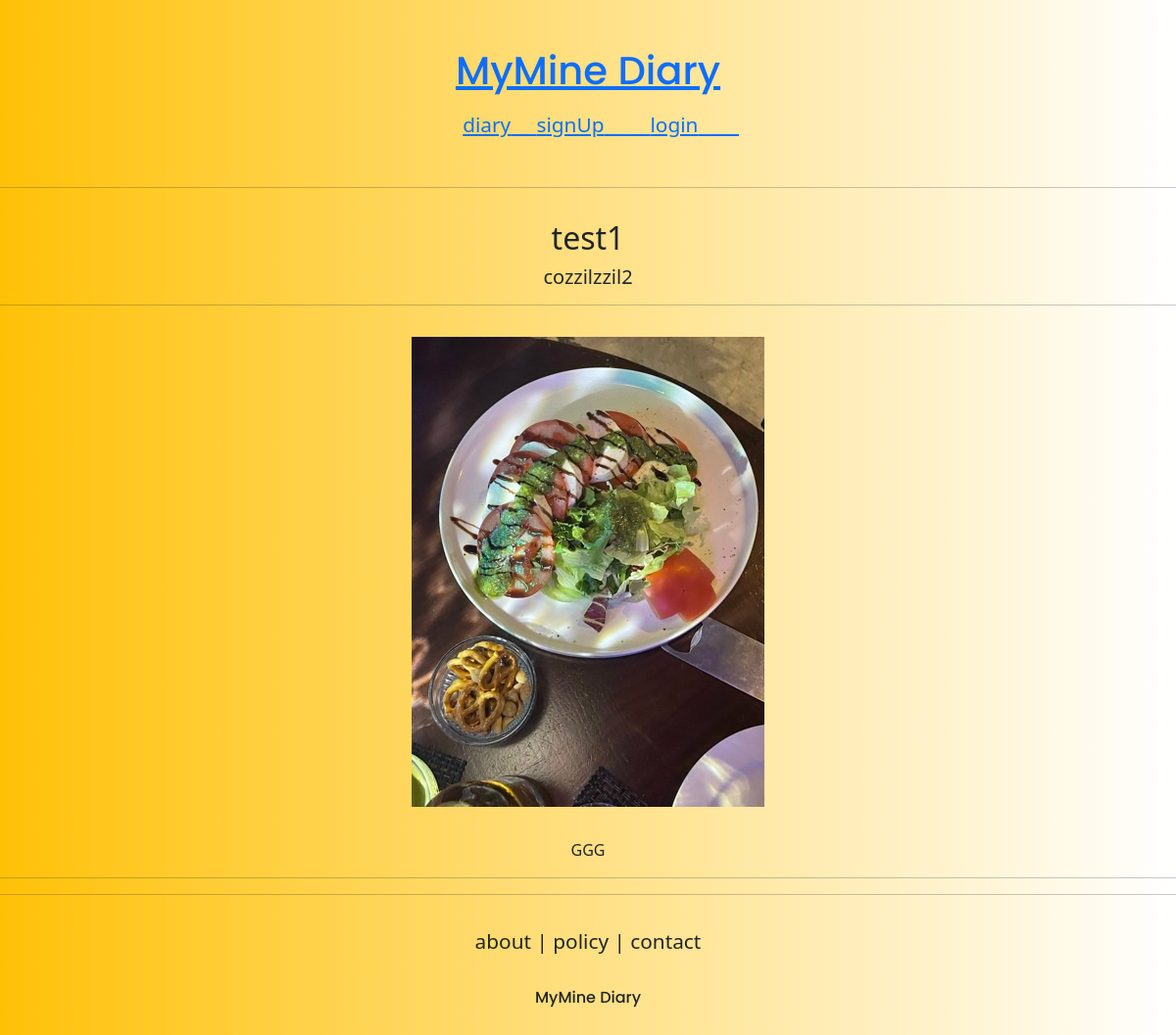
The app's page /posts/detail/29, older data.
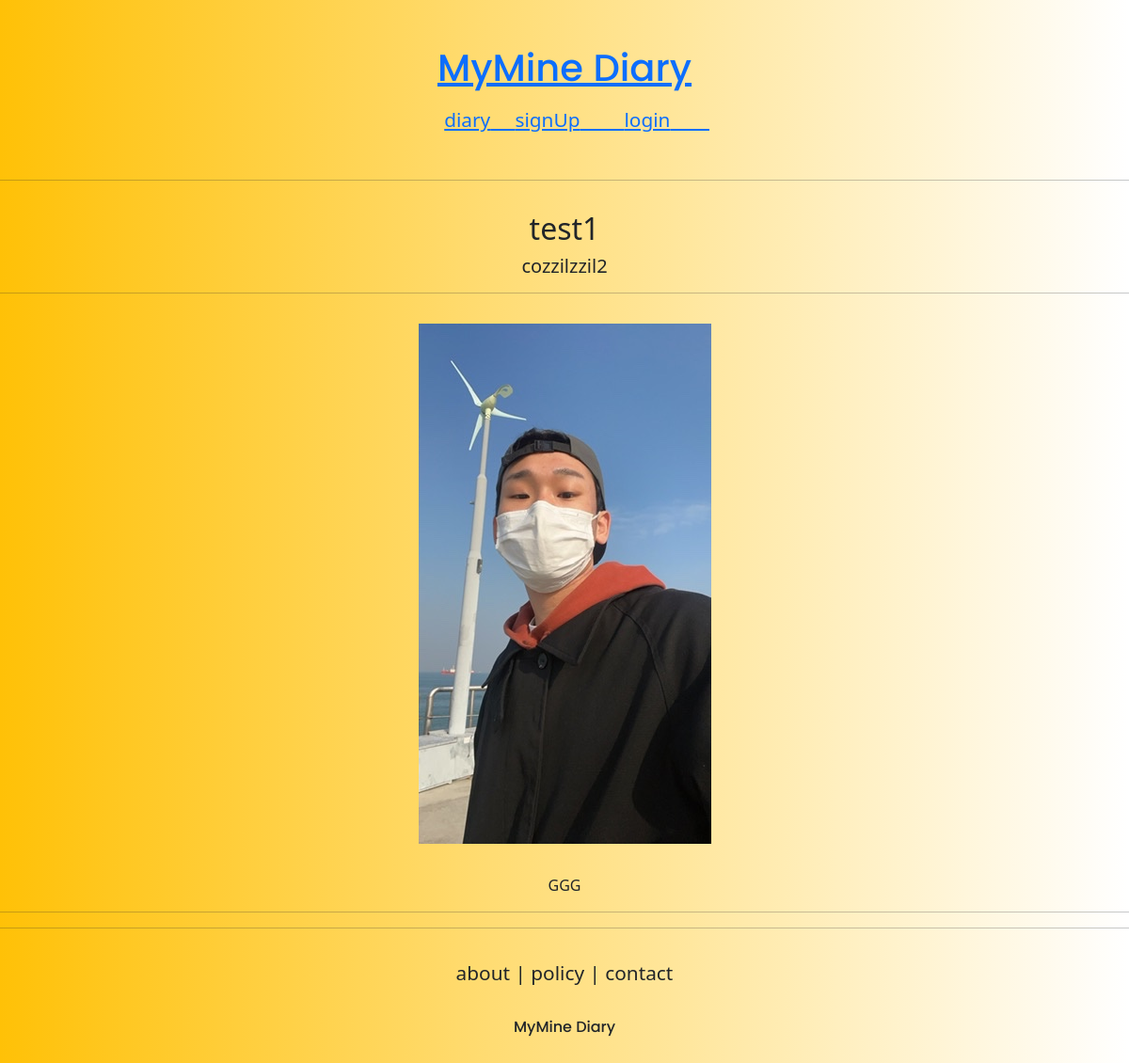
The same page, newer data.
### posts/models.py (models this page shows, shortened)
class Post(models.Model):
    writer = models.ForeignKey(User, on_delete=models.SET_NULL, related_name='post',null=True)
    post_title = models.CharField(max_length=120)
    post_image = models.ImageField(upload_to='posts/',blank=True,null=True)
    post_content = models.TextField(null=True)
    today_date = models.DateTimeField(auto_now_add=True, null=True)

### posts/views.py (the view)
# urls.py: path('detail/<int:pk>', PostDetailView.as_view(), name='detail'),
class PostDetailView(DetailView):
    model = Post
    context_object_name = 'tPost'
    template_name = 'posts/detail.html'

### posts/templates/posts/detail.html (shortened to what this page needs)
{% extends 'base.html' %}
{% block content %}
  <div>
    <div style="text-align:center; margin:2rem auto;">
        <h2>
            {{ tPost.post_title }}
        </h2>
        <h5>
            {{ tPost.writer }}
        </h5>
        <hr>
        <div style="margin: 2rem auto">
            <img src="{{ tPost.post_image.url }}" alt="">
        </div>
            <div>
        <p>
            {{tPost.post_content | safe}}
        </p>
        </div>
        <hr>
{% endblock %}

### templates/base.html (shortened to what this page needs)
<!DOCTYPE html>
<html lang="ko">
{% include 'head.html' %}
<body>
    {% include 'header.html' %}
<hr>
    {% block content %}
    {% endblock %}
<hr>
    {% include 'footer.html' %}
</body>
</html>

### templates/head.html (shortened to what this page needs)
{% load static %}
<head>
     <link href="https://cdn.jsdelivr.net/npm/bootstrap@5.1.3/dist/css/bootstrap.min.css" rel="stylesheet"
>
    <link rel="stylesheet" type="text/css" href="{% static 'base.css' %}">
</head>

### templates/header.html (shortened to what this page needs)
<body style="background: #fff; background: -webkit-linear-gradient(to right, #ffc107, #fff); background: linear-gradient(to right, #ffc107, #fff);">
<div class="mymine_header_div">
    <div class="mymine_header_logo">
    <h1><a class="navbar-title" href="{% url 'accounts:home' %}">MyMine Diary</a></h1>
    </div>
    <div>&emsp;
        <a href="{% url 'posts:index' %}">
        <span>diary</span>&emsp;
        </a>
        {% if not user.is_authenticated %}
        <a href="{% url 'accounts:create' %}">
        <span>signUp</span>&emsp;&emsp;
        </a>
        <a href="{% url 'accounts:login' %}">
            <span>login</span>&emsp;&emsp;
        </a>
        {% endif %}
    </div>
    </div>
</body>

### templates/footer.html
<div class="mymine_footer_div">
    <div style="margin-bottom:2rem">
        <span>about |</span>
        <span>policy |</span>
        <span>contact </span>
    </div>
    <div>
        <h6 class="mymine_footer_logo">MyMine Diary</h6>
    </div>
    </div>

### static/base.css (style rules this page uses)
.mymine_footer_logo { font-family: 'Poppins', sans-serif; }
.mymine_header_logo { font-family: 'Poppins', sans-serif; margin-bottom:1rem; }
.mymine_header_div { text-align:center; font-size:1.3rem; margin:3rem 1rem; }
.mymine_footer_div { text-align:center; font-size:1.3rem; margin-top:2rem; }

Row changes from the older to the newer data that the page shows:
changed Post "test1": post_image: a different picture
